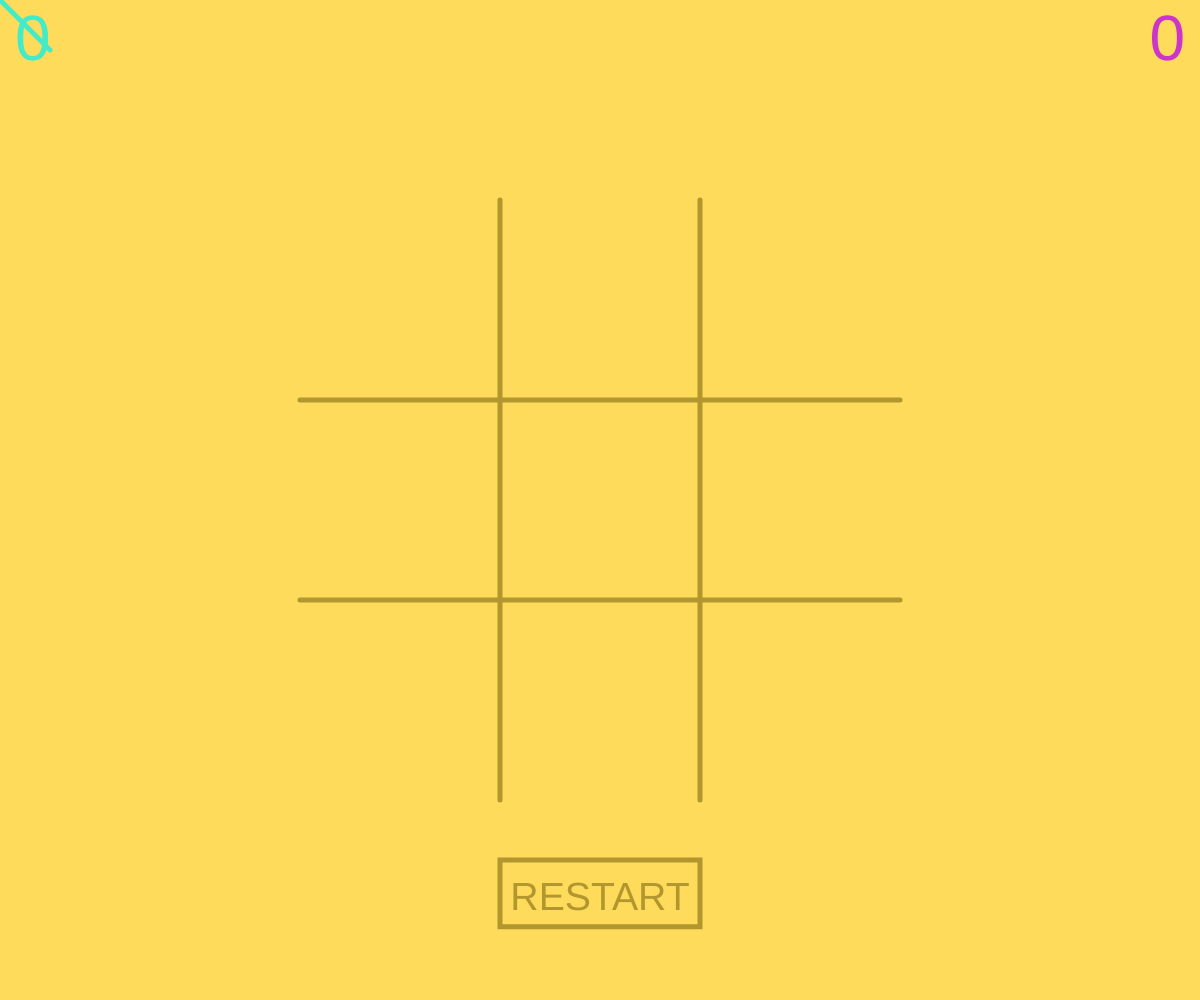
Frame 1 (no input)
Frame 60 (no input): identical to frame 1, image omitted
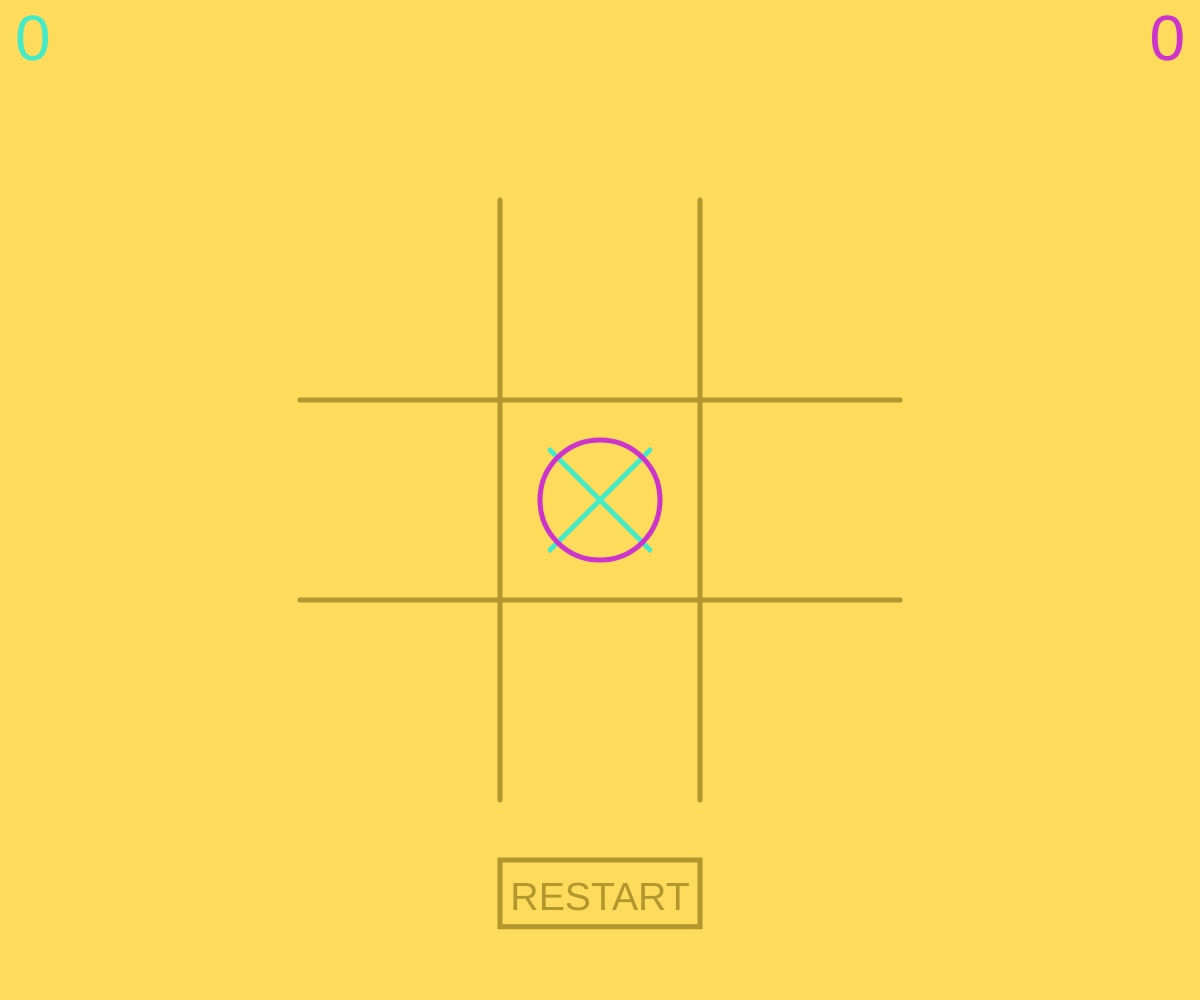
Frame 120 (the mouse pressed at the canvas centre since frame 60)

The p5.js sketch that drew these frames (run headless with seeded random() and noise() and a simulated clock; from frame 60 on, the mouse is pressed at the canvas centre):

// p5.js sketch
// ── sketch.js
var topLine;
var leftLine;
var squareSize;
var grid = [-1, -1, -1, -1, -1, -1, -1, -1, -1];
var turn = 0;
var gameOver = -1;
var scores = [0, 0]; 

function setup() {
  createCanvas(windowWidth, windowHeight);
}

function draw() {
  drawGrid();
  drawShapes();
  drawScores();
  checkDraw();
  setCursor();
}

function setCursor() {
  if(turn < 9 && gameOver == -1) {
    noCursor();
    if(turn%2 == 0) {
      stroke(69, 235, 199);
      strokeWeight(5);
      line(mouseX-squareSize/4, mouseY-squareSize/4, mouseX+squareSize/4, mouseY+squareSize/4);
      line(mouseX-squareSize/4, mouseY+squareSize/4, mouseX+squareSize/4, mouseY-squareSize/4);
    } else {
      strokeWeight(5);
      stroke(204, 52, 204);
      noFill();
      ellipse(mouseX, mouseY, squareSize*3/5);
    }
  } else {
    cursor(ARROW);
  }
}

function drawScores() {
  noStroke();
  textSize(64);
  fill(69, 235, 199);
  textAlign(LEFT);
  text(scores[0], 15, 60);
  fill(204, 52, 204);
  textAlign(RIGHT);
  text(scores[1], width-15, 60);
}

function checkDraw() {
  if(turn == 9 && gameOver == -1) {
    noStroke();
    fill(255, 0, 0);
    textSize(200);
    textAlign(CENTER);
    text("DRAW", width/2, height*3/5);
  }
}

function checkWin() {
  var wins = [
    [0, 1, 2],
    [3, 4, 5],
    [6, 7, 8],
    [0, 3, 6],
    [1, 4, 7],
    [2, 5, 8],
    [0, 4, 8],
    [2, 4, 6]
  ];
  for(var i = 0; i < wins.length; i++) {
    if(grid[wins[i][0]] != -1 && grid[wins[i][0]] == grid[wins[i][1]] && grid[wins[i][1]] == grid[wins[i][2]]) {
      gameOver = i;
      scores[grid[wins[i][0]]]++;
    }
  }
}

function drawShapes() {
  for(var i = 0; i < grid.length; i++) {
    if(grid[i] != -1) {
      var pos = getCR(i);
      if(grid[i] == 0) {
        drawX(pos[0], pos[1]);
      } else if(grid[i] == 1) {
        drawO(pos[0], pos[1]);
      }
    }
  }
}

function drawX(column, row) {
  strokeWeight(5);
  stroke(69, 235, 199);
  line(leftLine+(squareSize/4) + column*squareSize, topLine+(squareSize/4) + row*squareSize, leftLine+(squareSize*3/4) + column*squareSize, topLine+(squareSize*3/4) + row*squareSize);
  line(leftLine+(squareSize/4) + column*squareSize, topLine+(squareSize*3/4) + row*squareSize, leftLine+(squareSize*3/4) + column*squareSize, topLine+(squareSize/4) + row*squareSize);
}

function drawO(column, row) {
  strokeWeight(5);
  stroke(204, 52, 204);
  noFill();
  ellipse(leftLine+(squareSize/2) + column*squareSize, topLine+(squareSize/2) + row*squareSize, squareSize*3/5);
}

function getCR(index) {
  var column = index%3;
  var row = floor(index/3);
  return [column, row];
}

function windowResized() {
  createCanvas(windowWidth, windowHeight);
}

function mousePressed() {
  var index = getIndex();
  if(index != -1 && gameOver == -1) {
    if(grid[index] == -1) {
      grid[index] = turn % 2;
      turn++;
      checkWin();
    }
  } else {
    if(mouseX > leftLine + squareSize && mouseX < leftLine + 2 * squareSize) {
      if(mouseY > topLine + 3.3 * squareSize && mouseY < topLine + 3.6 * squareSize) {
        newGame();
      }
    }
  }

  console.log(turn);
}

function newGame() {
  grid = [-1, -1, -1, -1, -1, -1, -1, -1, -1];
  turn = 0;
  gameOver = -1;
}

function getIndex() {
  var r = -1;
  var c = -1;

  for(var i = 0; i < 3; i++) {
    if(mouseX > leftLine + squareSize * i && mouseX < leftLine + squareSize * (i + 1)) {
      c = i;
    }
  }
  for(var i = 0; i < 3; i++) {
    if(mouseY > topLine + squareSize * i && mouseY < topLine + squareSize * (i + 1)) {
      r = i;
    }
  }
  if(r == -1 || c == -1) {
    return -1;
  } else {
    return  3 * r + c;
  }
}

function drawGrid() {
  background(255, 219, 91);
  squareSize = height/5;
  topLine = height/2 - 3*squareSize/2;
  leftLine = width/2 - 3*squareSize/2;
  strokeWeight(5);
  stroke(178, 150, 46);

  line(leftLine + 0 * squareSize, topLine + 1 * squareSize, leftLine + 3 * squareSize, topLine + 1 * squareSize);
  line(leftLine + 0 * squareSize, topLine + 2 * squareSize, leftLine + 3 * squareSize, topLine + 2 * squareSize);
  line(leftLine + 1 * squareSize, topLine + 0 * squareSize, leftLine + 1 * squareSize, topLine + 3 * squareSize);
  line(leftLine + 2 * squareSize, topLine + 0 * squareSize, leftLine + 2 * squareSize, topLine + 3 * squareSize);

  strokeWeight(5);
  stroke(178, 150, 46);
  noFill();
  rect(leftLine + squareSize, topLine + 3.3 * squareSize, squareSize, squareSize/3);
  noStroke();
  fill(178, 150, 46);
  textSize(height/25.5);
  textAlign(CENTER);
  text("RESTART", width/2, topLine + 3.55 * squareSize);
}
